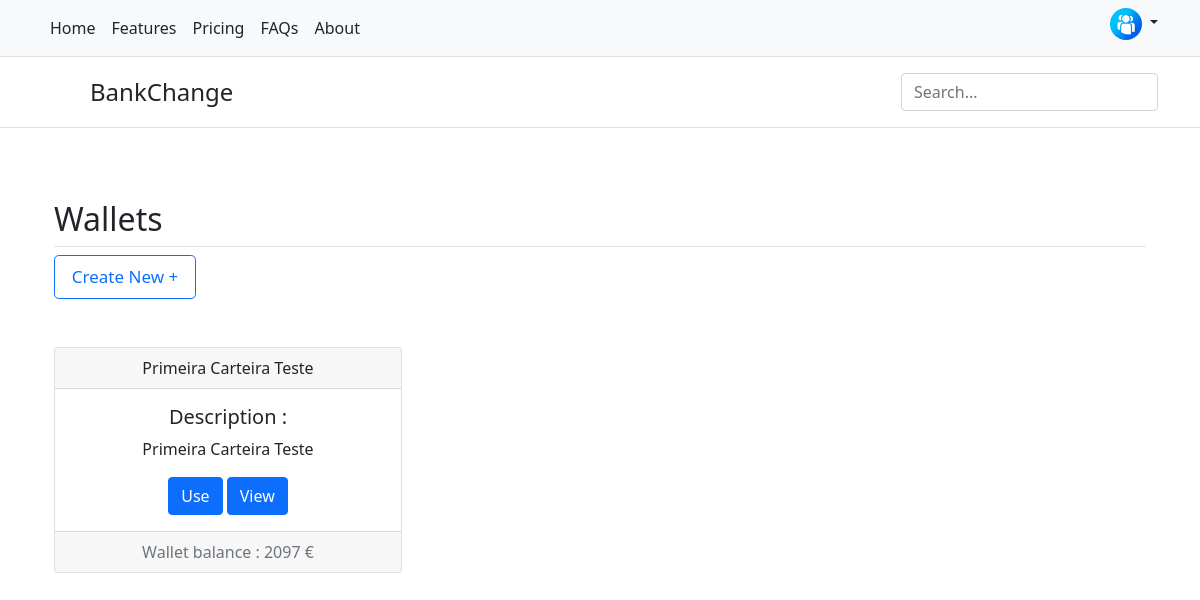
Screenshot of /src/views/user/wallets/my_wallets.php (signed in) with the database file from the repository.
### tables this page shows
CREATE TABLE `wallet` (
  `id_wallet` int(11) NOT NULL,
  `name_wallet` varchar(30) NOT NULL,
  `desc_wallet` varchar(100) DEFAULT NULL,
  `amount` int(11) DEFAULT NULL,
  `status_wallet` varchar(10) NOT NULL DEFAULT 'active',
  `FK_id_user` int(11) NOT NULL,
  `using` int(11) DEFAULT 0
);

### src/classes/WalletClasses.php (called while the page is built, shortened)
<?php
class WalletClasses
{
    private $conn, $hostname = "localhost", $database = "bankchange", $user = "root", $password = "";
    function __construct()
    {
        $this->conn = new mysqli($this->hostname, $this->user, $this->password, $this->database);
    }
    public function selectWalletByIdUser(): array
    {
        $wallets = array();
        $id = $_SESSION['logged_user_info']['id'];
        $sql = "SELECT * FROM `wallet` WHERE `FK_id_user` = '$id' ";
        $result = $this->conn->query($sql);
        if ($result->num_rows > 0) {
            foreach ($result as $wallet) {
                array_push($wallets, $wallet);
            }
        }
        return $wallets;
    }
}

### src/views/user/wallets/my_wallets.php (the view, shortened to what this page needs)
<?php
$user = new WalletClasses();
?>
<!doctype html>
<html lang="en">
<head>
  <link href="https://cdn.jsdelivr.net/npm/bootstrap@5.1.2/dist/css/bootstrap.min.css" rel="stylesheet">
</head>
<body>
  <nav class="py-2 bg-light border-bottom">
    <div class="container d-flex flex-wrap">
      <ul class="nav me-auto">
        <li class="nav-item"><a href="../index_page.php" class="nav-link link-dark px-2 active" aria-current="page">Home</a></li>
        <li class="nav-item"><a href="#" class="nav-link link-dark px-2">Features</a></li>
        <li class="nav-item"><a href="#" class="nav-link link-dark px-2">Pricing</a></li>
        <li class="nav-item"><a href="#" class="nav-link link-dark px-2">FAQs</a></li>
        <li class="nav-item"><a href="#" class="nav-link link-dark px-2">About</a></li>
      </ul>
      <div class="dropdown text-end">
        <a href="#" class="d-block link-dark text-decoration-none dropdown-toggle" id="dropdownUser1" data-bs-toggle="dropdown" aria-expanded="false">
          <img src="../../../img/profile/<?php echo $_SESSION['logged_user_info']['image']; ?>" alt="mdo" width="32" height="32" class="rounded-circle">
        </a>
      </div>
    </div>
  </nav>
  <header class="py-3 mb-4 border-bottom">
    <div class="container d-flex flex-wrap justify-content-center">
      <a href="../index_page.php" class="d-flex align-items-center mb-3 mb-lg-0 me-lg-auto text-dark text-decoration-none">
        <svg class="bi me-2" width="40" height="32">
          <use xlink:href="#bootstrap"></use>
        </svg>
        <span class="fs-4">BankChange</span>
      </a>
      <form class="col-12 col-lg-auto mb-3 mb-lg-0">
        <input type="search" class="form-control" placeholder="Search..." aria-label="Search">
      </form>
    </div>
  </header>
  <div id="wallet_div" style="display:none;">
    <div class="container px-4 py-5" id="hanging-icons">
      <h2 class="pb-2 border-bottom">Wallets</h2>
      <button type="button" id="create_wallet_btn" style="
    width: 13%;
    font-size: 17px;" class="btn btn-lg btn-outline-primary">Create New +</button>
        <?php $i = 0;
        foreach ($user->selectWalletByIdUser() as $wallet) {
          if ($i % 3 == 0) {
        ?>
      <div class="row g-4 py-5 row-cols-1 row-cols-lg-3" id="wallets">
        <div class="col d-flex align-items-start">
          <div class="card text-center" style="width: 100%;">
            <div class="card-header">
              <?php echo $wallet['name_wallet']; ?>
            </div>
            <div class="card-body">
              <h5 class="card-title">Description :</h5>
              <p class="card-text"><?php echo $wallet['desc_wallet']; ?></p>
              <a href="my_wallets.php?id_wallet=<?php echo $wallet['id_wallet']; ?>" class="btn btn-primary" id="btt_use" value="<?php echo $wallet['id_wallet']; ?>">
                Use
              </a>
              <a href="view_wallet.php?id_wallet=<?php echo $wallet['id_wallet']; ?>" class="btn btn-primary" id="btt_use" value="<?php echo $wallet['id_wallet']; ?>">
                View
              </a>
            </div>
            <div class="card-footer text-muted">
              <?php echo "Wallet balance : " . $wallet['amount'] . " €"; ?>
            </div>
          </div>
        </div>
      <?php } ?>
    <?php
          $i = $i + 1;
        } ?>
      </div>
    </div>
  </div>
</body>
</html>

### rows the page displays
wallet: name_wallet "Primeira Carteira Teste", desc_wallet "Primeira Carteira Teste", $wallet['id_wallet'] 49 (drawn), amount "2097"
